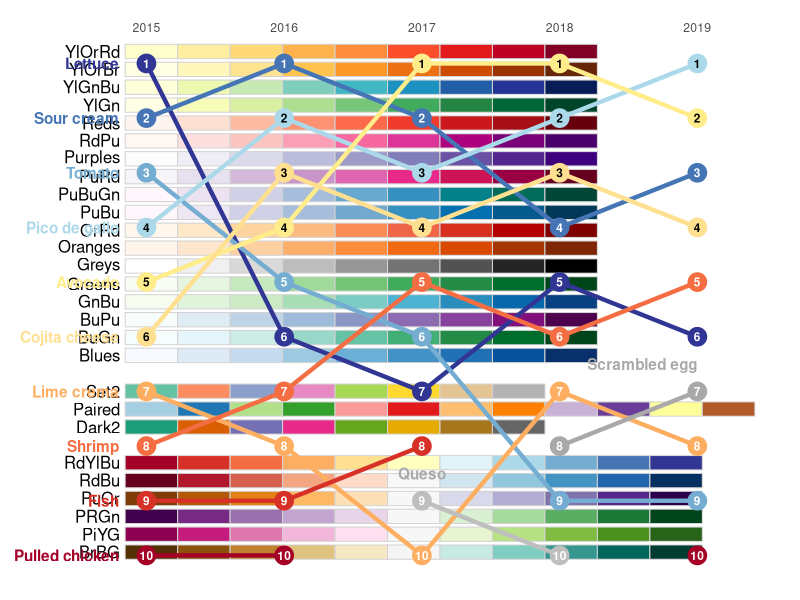

Reproduce this figure in R.
## ---- chunk 1
#Load the libraries
library(RColorBrewer)
library(reshape2)
library(ggplot2)
library(grid)

#Get Colorbrewer info and the appropriate colors
par(mar=c(1,5,1,1))
display.brewer.all(colorblindFriendly = TRUE)
custom_palette <- c(
  brewer.pal(n = 11, name = 'RdYlBu')[11:8], # These are the blue colors
  "lightgoldenrod1", # This is the mustard color
  brewer.pal(n = 11, name = 'RdYlBu')[5:1], # These are the warm colors
  "gray", "darkgray"
)
#Build/import the data

input_df <- read.table(
  header = TRUE, stringsAsFactors = FALSE,
  text = '
  "Topping"           2015    2016    2017  2018  2019  label_color
  "Lettuce"           1       6       7     5     6     "white"
  "Sour cream"        2       1       2     4     3     "white"
  "Tomato"            3       5       6     9     9     "white"
  "Pico de gallo"     4       2       3     2     1     "black"
  "Avocado"           5       4       1     1     2     "black"
  "Cojita cheese"     6       3       4     3     4     "black"
  "Lime crema"        7       8       10    7     8     "white"
  "Shrimp"            8       7       5     6     5     "white"
  "Fish"              9       9       8     NA    NA    "white"
  "Pulled chicken"    10      10      NA    NA    10    "white"
  "Queso"             NA      NA      9     10    NA    "white"
  "Scrambled egg"     NA      NA      NA    8     7     "white"
  '
)
#convert our Topping column to factors. 
#The levels of a factor column essentially provide order to arbitrary string values. 
input_df$Topping <- factor(input_df$Topping, levels = input_df$Topping)

# turn it from wide to long. Keep the topping label and label color and pivot on year for each value
plot_df = melt(input_df, id.vars = c("Topping", "label_color"), variable.name = "year")
plot_df$year = gsub("X", "", plot_df$year)

#build the ggplot
plot = ggplot(
  plot_df, aes(x = year, y = value, group = Topping, color = factor(Topping), label = value)
) +
  geom_line(size = 1.5) +
  geom_point(size = 6) +
  geom_text(color = plot_df$label_color, fontface = "bold", size = 3) +
  scale_y_reverse(limits=c(10,1)) +
  scale_x_discrete(position = "top") +
  theme_minimal() +
  theme(
    legend.position = "none",
    panel.grid = element_blank(),
    axis.title = element_blank(),
    axis.text.y = element_blank()
    
  ) + 
  scale_color_manual(values = custom_palette)

#plot

plot = plot +
  annotate(
    "text", x = rep(0.8, 10), y = 1:10, label = input_df$Topping[1:10], color = custom_palette[1:10], 
    hjust = 1, fontface = "bold"
  ) +
  annotate("text", x = 3, y = 8.5, label = "Queso", fontface = "bold", color = "darkgray") +
  annotate("text", x = 5, y = 6.5, label = "Scrambled egg", hjust = 1, fontface = "bold", color = "darkgray") +
  theme(plot.margin = unit(c(1, 1, 1, 3), "lines"))

# Code to prevent clipping
gt <- ggplot_gtable(ggplot_build(plot))
gt$layout$clip[gt$layout$name == "panel"] <- "off"
grid.draw(gt)


